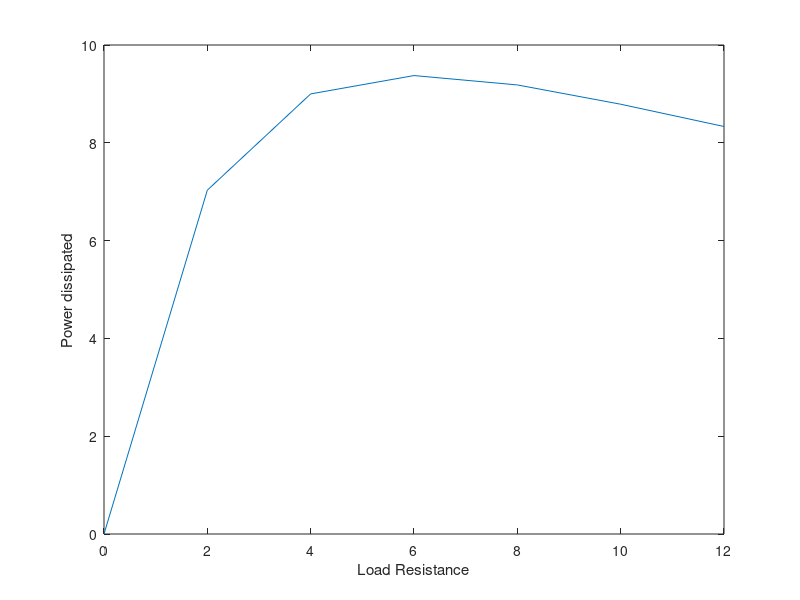

This figure's MATLAB source:
clc;
clear all;
close all;
v=15;
r=6;
disp('The Thevenin voltage is : 15V');
disp('The Thevenin resistance is : 6 ohms');
disp('If load resistance varies from (0-12)ohms');
for R=0:2:12
    I(1,(R/2)+1)=15/(6+R);
end
R=[0 2 4 6 8 10 12];
disp('Power dissipated varies as:');
P=(I.^2).*R
plot(R,P);
xlabel('Load Resistance');
ylabel('Power dissipated');
disp('Maximum power dissipated is: 9.3750 Watts');
disp('Maximum power is dissipated at 6 ohms load');
 

